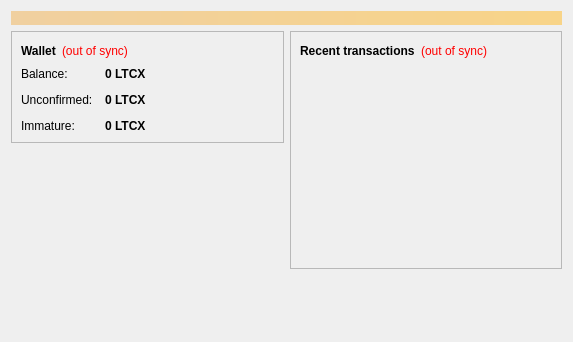
<?xml version="1.0" encoding="UTF-8"?>
<ui version="4.0">
 <class>OverviewPage</class>
 <widget class="QWidget" name="OverviewPage">
  <property name="geometry">
   <rect>
    <x>0</x>
    <y>0</y>
    <width>573</width>
    <height>342</height>
   </rect>
  </property>
  <property name="windowTitle">
   <string>Form</string>
  </property>
  <layout class="QVBoxLayout" name="topLayout">
   <item>
    <widget class="QLabel" name="labelAlerts">
     <property name="visible">
      <bool>false</bool>
     </property>
     <property name="styleSheet">
      <string notr="true">background-color: qlineargradient(x1: 0, y1: 0, x2: 1, y2: 0, stop:0 #F0D0A0, stop:1 #F8D488); color:#000000;</string>
     </property>
     <property name="wordWrap">
      <bool>true</bool>
     </property>
     <property name="margin">
      <number>3</number>
     </property>
    </widget>
   </item>
   <item>
    <layout class="QHBoxLayout" name="horizontalLayout" stretch="1,1">
     <item>
      <layout class="QVBoxLayout" name="verticalLayout_2">
       <item>
        <widget class="QFrame" name="frame">
         <property name="frameShape">
          <enum>QFrame::StyledPanel</enum>
         </property>
         <property name="frameShadow">
          <enum>QFrame::Raised</enum>
         </property>
         <layout class="QVBoxLayout" name="verticalLayout_4">
          <item>
           <layout class="QHBoxLayout" name="horizontalLayout_4">
            <item>
             <widget class="QLabel" name="label_5">
              <property name="font">
               <font>
                <weight>75</weight>
                <bold>true</bold>
               </font>
              </property>
              <property name="text">
               <string>Wallet</string>
              </property>
             </widget>
            </item>
            <item>
             <widget class="QLabel" name="labelWalletStatus">
              <property name="toolTip">
               <string>The displayed information may be out of date. Your wallet automatically synchronizes with the LitecoinX network after a connection is established, but this process has not completed yet.</string>
              </property>
              <property name="styleSheet">
               <string notr="true">QLabel { color: red; }</string>
              </property>
              <property name="text">
               <string notr="true">(out of sync)</string>
              </property>
              <property name="alignment">
               <set>Qt::AlignLeading|Qt::AlignLeft|Qt::AlignVCenter</set>
              </property>
             </widget>
            </item>
            <item>
             <spacer name="horizontalSpacer_2">
              <property name="orientation">
               <enum>Qt::Horizontal</enum>
              </property>
              <property name="sizeHint" stdset="0">
               <size>
                <width>40</width>
                <height>20</height>
               </size>
              </property>
             </spacer>
            </item>
           </layout>
          </item>
          <item>
           <layout class="QFormLayout" name="formLayout_2">
            <property name="fieldGrowthPolicy">
             <enum>QFormLayout::AllNonFixedFieldsGrow</enum>
            </property>
            <property name="horizontalSpacing">
             <number>12</number>
            </property>
            <property name="verticalSpacing">
             <number>12</number>
            </property>
            <item row="0" column="0">
             <widget class="QLabel" name="label">
              <property name="text">
               <string>Balance:</string>
              </property>
             </widget>
            </item>
            <item row="0" column="1">
             <widget class="QLabel" name="labelBalance">
              <property name="font">
               <font>
                <weight>75</weight>
                <bold>true</bold>
               </font>
              </property>
              <property name="cursor">
               <cursorShape>IBeamCursor</cursorShape>
              </property>
              <property name="toolTip">
               <string>Your current balance</string>
              </property>
              <property name="text">
               <string notr="true">0 LTCX</string>
              </property>
              <property name="textInteractionFlags">
               <set>Qt::LinksAccessibleByMouse|Qt::TextSelectableByKeyboard|Qt::TextSelectableByMouse</set>
              </property>
             </widget>
            </item>
            <item row="1" column="0">
             <widget class="QLabel" name="label_3">
              <property name="text">
               <string>Unconfirmed:</string>
              </property>
             </widget>
            </item>
            <item row="1" column="1">
             <widget class="QLabel" name="labelUnconfirmed">
              <property name="font">
               <font>
                <weight>75</weight>
                <bold>true</bold>
               </font>
              </property>
              <property name="cursor">
               <cursorShape>IBeamCursor</cursorShape>
              </property>
              <property name="toolTip">
               <string>Total of transactions that have yet to be confirmed, and do not yet count toward the current balance</string>
              </property>
              <property name="text">
               <string notr="true">0 LTCX</string>
              </property>
              <property name="textInteractionFlags">
               <set>Qt::LinksAccessibleByMouse|Qt::TextSelectableByKeyboard|Qt::TextSelectableByMouse</set>
              </property>
             </widget>
            </item>
            <item row="2" column="0">
             <widget class="QLabel" name="labelImmatureText">
              <property name="text">
               <string>Immature:</string>
              </property>
             </widget>
            </item>
            <item row="2" column="1">
             <widget class="QLabel" name="labelImmature">
              <property name="font">
               <font>
                <weight>75</weight>
                <bold>true</bold>
               </font>
              </property>
              <property name="toolTip">
               <string>Mined balance that has not yet matured</string>
              </property>
              <property name="text">
               <string notr="true">0 LTCX</string>
              </property>
              <property name="textInteractionFlags">
               <set>Qt::LinksAccessibleByMouse|Qt::TextSelectableByKeyboard|Qt::TextSelectableByMouse</set>
              </property>
             </widget>
            </item>
           </layout>
          </item>
         </layout>
        </widget>
       </item>
       <item>
        <spacer name="verticalSpacer">
         <property name="orientation">
          <enum>Qt::Vertical</enum>
         </property>
         <property name="sizeHint" stdset="0">
          <size>
           <width>20</width>
           <height>40</height>
          </size>
         </property>
        </spacer>
       </item>
      </layout>
     </item>
     <item>
      <layout class="QVBoxLayout" name="verticalLayout_3">
       <item>
        <widget class="QFrame" name="frame_2">
         <property name="frameShape">
          <enum>QFrame::StyledPanel</enum>
         </property>
         <property name="frameShadow">
          <enum>QFrame::Raised</enum>
         </property>
         <layout class="QVBoxLayout" name="verticalLayout">
          <item>
           <layout class="QHBoxLayout" name="horizontalLayout_2">
            <item>
             <widget class="QLabel" name="label_4">
              <property name="text">
               <string>&lt;b&gt;Recent transactions&lt;/b&gt;</string>
              </property>
             </widget>
            </item>
            <item>
             <widget class="QLabel" name="labelTransactionsStatus">
              <property name="toolTip">
               <string>The displayed information may be out of date. Your wallet automatically synchronizes with the LitecoinX network after a connection is established, but this process has not completed yet.</string>
              </property>
              <property name="styleSheet">
               <string notr="true">QLabel { color: red; }</string>
              </property>
              <property name="text">
               <string notr="true">(out of sync)</string>
              </property>
              <property name="alignment">
               <set>Qt::AlignRight|Qt::AlignTrailing|Qt::AlignVCenter</set>
              </property>
             </widget>
            </item>
            <item>
             <spacer name="horizontalSpacer">
              <property name="orientation">
               <enum>Qt::Horizontal</enum>
              </property>
              <property name="sizeHint" stdset="0">
               <size>
                <width>40</width>
                <height>20</height>
               </size>
              </property>
             </spacer>
            </item>
           </layout>
          </item>
          <item>
           <widget class="QListView" name="listTransactions">
            <property name="styleSheet">
             <string notr="true">QListView { background: transparent; }</string>
            </property>
            <property name="frameShape">
             <enum>QFrame::NoFrame</enum>
            </property>
            <property name="verticalScrollBarPolicy">
             <enum>Qt::ScrollBarAlwaysOff</enum>
            </property>
            <property name="horizontalScrollBarPolicy">
             <enum>Qt::ScrollBarAlwaysOff</enum>
            </property>
            <property name="selectionMode">
             <enum>QAbstractItemView::NoSelection</enum>
            </property>
           </widget>
          </item>
         </layout>
        </widget>
       </item>
       <item>
        <spacer name="verticalSpacer_2">
         <property name="orientation">
          <enum>Qt::Vertical</enum>
         </property>
         <property name="sizeHint" stdset="0">
          <size>
           <width>20</width>
           <height>40</height>
          </size>
         </property>
        </spacer>
       </item>
      </layout>
     </item>
    </layout>
   </item>
  </layout>
 </widget>
 <resources/>
 <connections/>
</ui>
